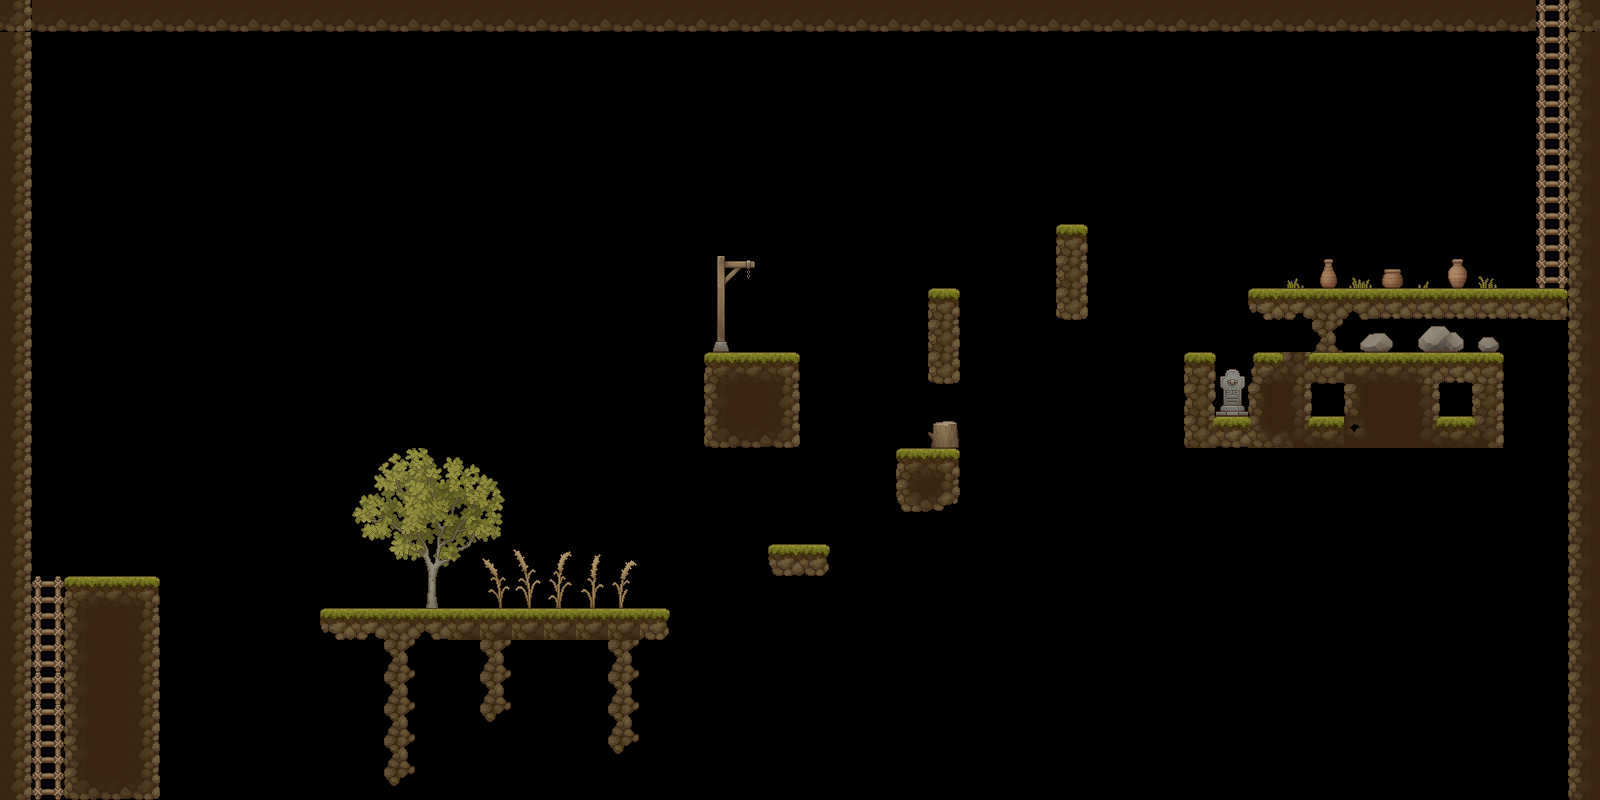

Below is a game level as drawn by its tile map, then a one-line description and the .tmx file that defines it, in full:
An orthogonal 50x25 tile map with 32x32 px tiles, 1 tile layer (Tile Layer 1), 3 tilesets and 22 objects (17x platform, 4x coin, exit_trigger).

<map version="1.2" tiledversion="1.3.0" orientation="orthogonal" renderorder="right-down" compressionlevel="0" width="50" height="25" tilewidth="32" tileheight="32" infinite="0" nextlayerid="3" nextobjectid="40">
 <tileset firstgid="1" name="tiles1" tilewidth="32" tileheight="32" tilecount="256" columns="16">
  <image source="TX Tileset Ground.png" width="512" height="512" />
 </tileset>
 <tileset firstgid="257" name="tiles2" tilewidth="32" tileheight="32" tilecount="1024" columns="32">
  <image source="TX Village Props.png" width="1024" height="1024" />
 </tileset>
 <tileset firstgid="1281" name="tiles3" tilewidth="32" tileheight="32" tilecount="256" columns="16">
  <image source="TX Chest Animation.png" width="512" height="512" />
 </tileset>
 <layer id="1" name="Tile Layer 1" width="50" height="25">
  <data encoding="csv">
35,34,34,34,34,34,34,34,34,34,34,34,34,34,34,34,34,34,34,34,34,34,34,34,34,34,34,34,34,34,34,34,34,34,34,34,34,34,34,34,34,34,34,34,34,34,34,34,710,33,
19,0,0,0,0,0,0,0,0,0,0,0,0,0,0,0,0,0,0,0,0,0,0,0,0,0,0,0,0,0,0,0,0,0,0,0,0,0,0,0,0,0,0,0,0,0,0,0,710,17,
19,0,0,0,0,0,0,0,0,0,0,0,0,0,0,0,0,0,0,0,0,0,0,0,0,0,0,0,0,0,0,0,0,0,0,0,0,0,0,0,0,0,0,0,0,0,0,0,710,17,
19,0,0,0,0,0,0,0,0,0,0,0,0,0,0,0,0,0,0,0,0,0,0,0,0,0,0,0,0,0,0,0,0,0,0,0,0,0,0,0,0,0,0,0,0,0,0,0,710,17,
19,0,0,0,0,0,0,0,0,0,0,0,0,0,0,0,0,0,0,0,0,0,0,0,0,0,0,0,0,0,0,0,0,0,0,0,0,0,0,0,0,0,0,0,0,0,0,0,710,17,
19,0,0,0,0,0,0,0,0,0,0,0,0,0,0,0,0,0,0,0,0,0,0,0,0,0,0,0,0,0,0,0,0,0,0,0,0,0,0,0,0,0,0,0,0,0,0,0,710,17,
19,0,0,0,0,0,0,0,0,0,0,0,0,0,0,0,0,0,0,0,0,0,0,0,0,0,0,0,0,0,0,0,0,0,0,0,0,0,0,0,0,0,0,0,0,0,0,0,710,17,
19,0,0,0,0,0,0,0,0,0,0,0,0,0,0,0,0,0,0,0,0,0,0,0,0,0,0,0,0,0,0,0,0,129,0,0,0,0,0,0,0,0,0,0,0,0,0,0,710,17,
19,0,0,0,0,0,0,0,0,0,0,0,0,0,0,0,0,0,0,0,0,0,319,320,0,0,0,0,0,0,0,0,0,145,0,0,0,0,0,0,749,297,750,298,751,299,781,0,710,17,
19,0,0,0,0,0,0,0,0,0,0,0,0,0,0,0,0,0,0,0,0,0,351,352,0,0,0,0,0,129,0,0,0,161,0,0,0,0,0,55,56,57,58,63,63,63,63,63,64,17,
19,0,647,647,647,0,0,0,0,0,0,0,0,0,0,0,0,0,0,0,0,0,383,384,0,0,0,0,0,145,0,0,0,0,0,0,0,0,0,71,72,73,634,635,636,637,638,0,0,17,
19,0,647,647,647,0,0,0,0,0,0,0,0,0,0,0,0,0,0,0,0,0,1,2,3,0,0,0,0,161,0,0,0,0,0,0,68,85,401,87,89,90,60,61,62,63,64,0,0,17,
19,0,647,647,647,0,0,0,0,0,0,0,0,0,0,0,0,0,0,0,0,0,17,18,19,0,0,0,0,0,0,0,0,0,0,0,68,101,433,103,105,106,75,77,78,79,80,0,0,17,
19,647,647,647,647,647,647,647,647,0,0,0,0,0,0,0,0,0,0,0,0,0,33,34,35,0,0,0,0,307,0,0,0,0,0,0,68,117,118,119,121,122,92,93,94,95,96,0,0,17,
19,647,647,647,647,647,647,647,647,647,0,731,732,733,734,735,0,0,0,0,0,0,0,0,0,0,0,0,5,6,0,0,0,0,0,0,0,0,0,0,0,0,0,0,0,0,0,0,0,17,
19,647,647,647,647,647,647,647,647,647,0,763,764,765,766,767,0,0,0,0,0,0,0,0,0,0,0,0,21,22,0,0,0,0,0,0,0,0,0,0,0,0,0,0,0,0,0,0,0,17,
19,647,647,0,0,0,0,0,0,0,0,795,796,797,798,799,0,0,0,0,0,0,0,0,0,0,0,0,0,0,0,0,0,0,0,0,0,0,0,0,0,0,0,0,0,0,0,0,0,17,
19,647,647,0,0,0,0,0,0,0,0,827,828,829,830,753,754,755,756,757,0,0,0,0,10,11,0,0,0,0,0,0,0,0,0,0,0,0,0,0,0,0,0,0,0,0,0,0,0,17,
19,678,1,2,3,0,0,0,0,0,0,859,860,861,862,785,786,787,788,789,0,0,0,0,0,0,0,0,0,0,0,0,0,0,0,0,0,0,0,0,0,0,0,0,0,0,0,0,0,17,
19,710,17,18,19,0,0,0,0,0,55,56,57,58,59,59,59,59,59,59,11,0,0,0,0,0,0,0,0,0,0,0,0,0,0,0,0,0,0,0,0,0,0,0,0,0,0,0,0,17,
19,742,17,18,19,0,0,0,0,0,71,72,73,74,0,73,0,0,0,73,0,0,0,0,0,0,0,0,0,0,0,0,0,0,0,0,0,0,0,0,0,0,0,0,0,0,0,0,0,17,
19,678,17,18,19,0,0,0,0,0,0,0,73,0,0,73,0,0,0,73,0,0,0,0,0,0,0,0,0,0,0,0,0,0,0,0,0,0,0,0,0,0,0,0,0,0,0,0,0,17,
19,678,17,18,19,0,0,0,0,0,0,0,73,0,0,192,0,0,0,73,0,0,0,0,0,0,0,0,0,0,0,0,0,0,0,0,0,0,0,0,0,0,0,0,0,0,0,0,0,17,
19,710,17,18,19,0,0,0,0,0,0,0,73,0,0,0,0,0,0,192,0,0,0,0,0,0,0,0,0,0,0,0,0,0,0,0,0,0,0,0,0,0,0,0,0,0,0,0,0,17,
19,742,33,34,35,0,0,0,0,0,0,0,192,0,0,0,0,0,0,0,0,0,0,0,0,0,0,0,0,0,0,0,0,0,0,0,0,0,0,0,0,0,0,0,0,0,0,0,0,17
</data>
 </layer>
 <objectgroup id="2" name="Object Layer 1">
  <object id="1" type="platform" x="320.711" y="608.578" width="350.657" height="32.8439" />
  <object id="11" type="coin" x="447.544" y="576.603" width="29.1424" height="30.1832" />
  <object id="13" type="coin" x="736.886" y="321.607" width="29.1424" height="28.1016" />
  <object id="14" type="coin" x="1056.41" y="193.589" width="31.224" height="29.1424" />
  <object id="15" type="coin" x="1280.18" y="321.607" width="31.224" height="29.1424" />
  <object id="19" type="platform" x="28.1016" y="574.54" width="131.141" height="225.835" />
  <object id="22" type="platform" x="384.055" y="640.092" width="31.224" height="161.324" />
  <object id="24" type="platform" x="479.808" y="643.734" width="34.3464" height="80.1417" />
  <object id="25" type="platform" x="604.184" y="641.653" width="36.428" height="113.447" />
  <object id="26" type="platform" x="767.069" y="544.338" width="64.5296" height="31.224" />
  <object id="27" type="platform" x="895.087" y="448.585" width="64.5296" height="63.4888" />
  <object id="28" type="platform" x="702.54" y="351.79" width="95.7536" height="95.7536" />
  <object id="29" type="platform" x="927.352" y="287.261" width="31.224" height="95.7536" />
  <object id="30" type="platform" x="1055.37" y="224.813" width="33.3056" height="95.7536" />
  <object id="31" type="platform" x="1245.84" y="286.22" width="321.607" height="33.3056" />
  <object id="32" type="platform" x="1248.44" y="351.79" width="256.037" height="95.7536" />
  <object id="33" type="platform" x="1182.87" y="351.79" width="33.3056" height="93.672" />
  <object id="34" type="platform" x="1215.65" y="416.32" width="33.3056" height="31.224" />
  <object id="36" type="platform" x="1568.48" y="-5.32907e-15" width="31.224" height="799.334" />
  <object id="37" type="platform" x="-1.04081" y="-5.57868e-05" width="31.224" height="799.334" />
  <object id="38" type="platform" x="28.1016" y="-1.0408" width="1505" height="32.2648" />
  <object id="39" type="exit_trigger" x="1533.1" y="-3.1224" width="36.428" height="289.342" />
 </objectgroup>
</map>
